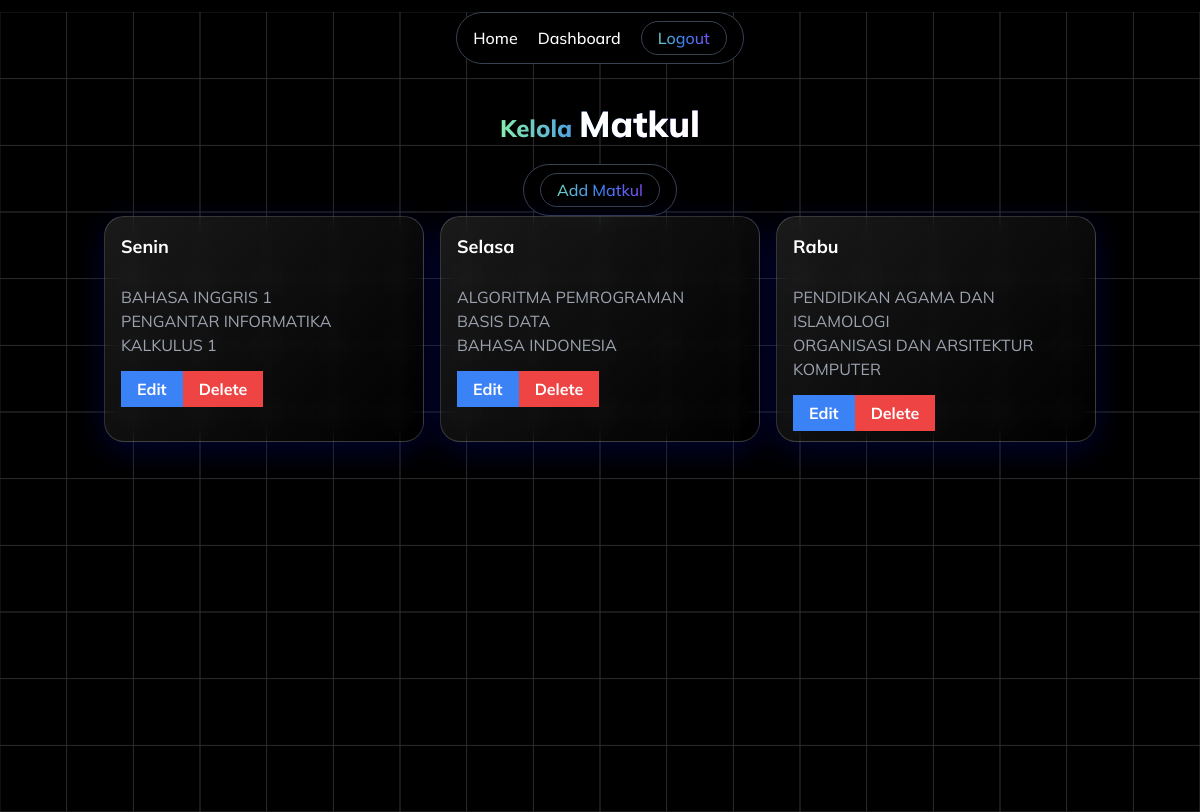
The app's page /admin/matkul/index.php (signed in) with its own data.
### tables this page shows
CREATE TABLE `matkul` (
  `id` int(11) NOT NULL,
  `hari` text NOT NULL,
  `matkul1` text NOT NULL,
  `matkul2` text NOT NULL,
  `matkul3` text NOT NULL,
  `created_at` date NOT NULL DEFAULT current_timestamp()
);

### admin/matkul/index.php (the view, shortened to what this page needs)
<!DOCTYPE html>
<html lang="en">
<head>
  <link rel="stylesheet" href="../../src/style/output.css" />
    <link rel="stylesheet" href="../../src/style/custom.css" />
</head>
<body class="bg-black font-mulish">
    <section
      id="home"
      class="text-white bg-cover bg-no-repeat h-screen"
      style="background-image: url('../../src/assets/images/anu.svg')"
    >
    <nav
      id="navbar"
      class="bg-transparent flex items-center justify-center mt-3 top-5 left-0 w-full z-50 transition duration-400 ease-in-out"
      >
      <div
        class="bg-black border border-gray-700 rounded-full px-4 py-2 flex items-center space-x-5"
      >
        <a
          href="../../index.php"
          class="text-white font-medium hover:text-gray-300"
          >Home</a
        >
        <a
          href="../index.php"
          class="text-white font-medium hover:text-gray-300"
          >Dashboard</a
        >
        <a
          href="../../auth/logout.php"
          class="font-medium border border-gray-700 rounded-full px-4 py-1 bg-gradient-to-r from-green-300 via-blue-500 to-purple-600 bg-clip-text text-transparent"
        >
        </a>
      </div>
    </nav>
      <div class="container text-center flex justify-center mb-5">
        <h1
          class="mt-10 bg-gradient-to-r from-green-300 via-blue-500 to-purple-600 bg-clip-text text-md lg:text-2xl font-extrabold text-transparent"
        >
          Kelola <span class="text-white text-4xl text-end">Matkul</span>
        </h1>
      </div>
      <div
      id="navbar"
      class="bg-transparent flex items-center justify-center mb-3 top-5 left-0 w-full z-50 transition duration-400 ease-in-out"
    >
      <div
        class="bg-black border border-gray-700 rounded-full px-4 py-2 flex items-center space-x-5"
      >
        <a
          href="create.php"
          class="font-medium border border-gray-700 rounded-full px-4 py-1 bg-gradient-to-r from-green-300 via-blue-500 to-purple-600 bg-clip-text text-transparent"
        >
        </a>
      </div>
    </div>
      <div class="container">
        <div class="grid md:grid-cols-3 gap-4">
          <?php
                include '../../anjay.php';
                $sql = "SELECT * FROM matkul ORDER BY created_at DESC";
                $result = $conn->query($sql);
                if ($result->num_rows > 0) {
                while($row = $result->fetch_assoc()) {
                    echo '<div class="glass shadow-md rounded p-4">';
                    echo '<h5 class="text-lg font-bold mb-6">'.$row['hari'].'</h5>';
                    echo '<p class="text-gray-400">'.$row['matkul1'].'</p>';
                    echo '<p class="text-gray-400">'.$row['matkul2'].'</p>';
                    echo '<p class="text-gray-400 mb-5">'.$row['matkul3'].'</p>';
                    echo '<a href="update.php?id='.$row['id'].'" class=" bg-blue-500 hover:bg-blue-700 text-white text-center font-bold py-2 px-4 my-2 rounded-xl">Edit</a>';
                    echo '<a href="delete.php?id='.$row['id'].'" class="bg-red-500 hover:bg-red-900 text-white text-center font-bold py-2 px-4 my-2 rounded-xl">Delete</a>';
                    echo '</div>';
                  }
                } else {
                    echo "Matkul belum ditambahkan!.";
                }
                ?>
        </div>
      </div>
</section>
</body>
</html>

### src/style/custom.css (style rules this page uses)
.font-mulish { font-family: "Mulish", sans-serif; font-optical-sizing: auto; font-style: normal; }
.glass { background: linear-gradient( 135deg, rgba(255, 255, 255, 0.1), rgba(255, 255, 255, 0) ); backdrop-filter: blur(10px); -webkit-backdrop-filter: blur(10px); border-radius: 20px; border: 1px solid rgba(255, 255, 255, 0.18); box-shadow: 0 8px 32px 0 rgba(1, 10, 134, 0.37); }

### records on screen
matkul: hari "Senin", matkul1 "BAHASA INGGRIS 1", matkul2 "PENGANTAR INFORMATIKA", matkul3 "KALKULUS 1"
matkul: hari "Selasa", matkul1 "ALGORITMA PEMROGRAMAN", matkul2 "BASIS DATA", matkul3 "BAHASA INDONESIA"
matkul: hari "Rabu", matkul1 "PENDIDIKAN AGAMA DAN ISLAMOLOGI", matkul2 "ORGANISASI DAN ARSITEKTUR KOMPUTER"
